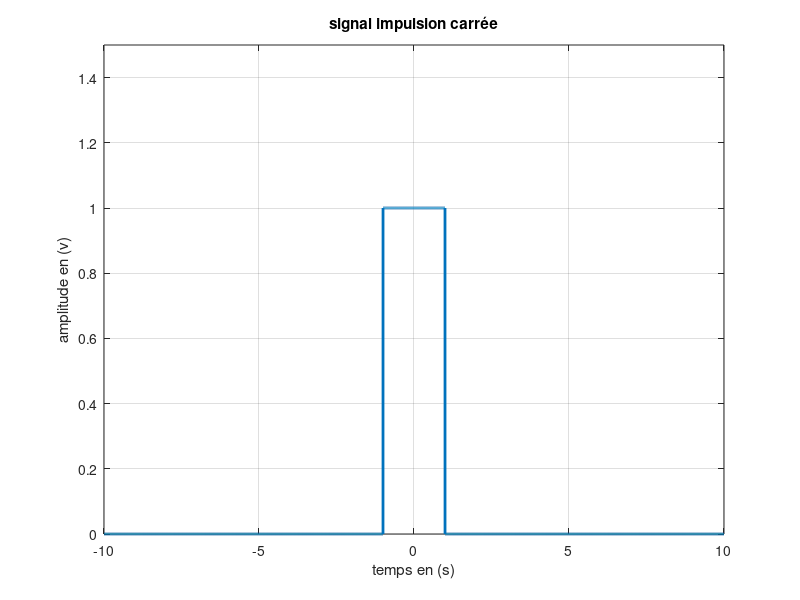

Here is the MATLAB script that generated this plot:
Fe = 1000;                         % Fréquence d’échantillonnage
t = -10:1/Fe:10;                   % Vecteur temps

p = zeros(size(t));               % Initialisation de p avec des zéros
id = (t > -1) & (t <= 1);         % Indices où t est entre -1 et 1
p(id) = 1;                        % Mettre 1 dans l'intervalle [-1,1]

figure(1);
plot(t, p, 'LineWidth', 2); grid on;
axis([-10 10 0 1.5]);
xlabel('temps en (s)');
ylabel('amplitude en (v)');
title('signal impulsion carrée');
